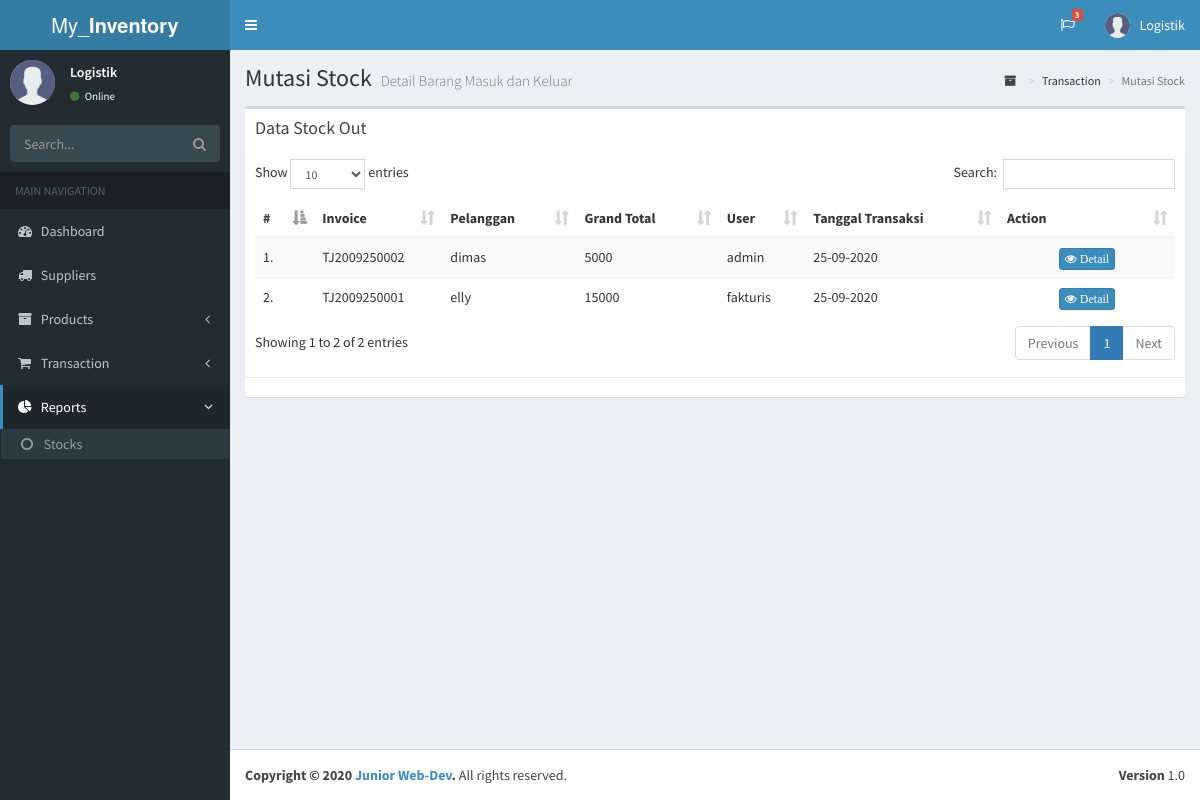
/index.php/report/get_sale, run on the app's committed database.
### tables this page shows
CREATE TABLE `tbl_user` (
  `user_id` int(11) NOT NULL,
  `username` varchar(50) NOT NULL,
  `password` varchar(50) NOT NULL,
  `level` int(11) NOT NULL,
  `created` datetime NOT NULL
);

CREATE TABLE `tbl_sale` (
  `sale_id` int(11) NOT NULL,
  `invoice` varchar(50) NOT NULL,
  `pelanggan_id` int(11) DEFAULT NULL,
  `total_price` int(11) NOT NULL,
  `discount` int(11) NOT NULL,
  `final_price` int(11) NOT NULL,
  `cash` int(11) NOT NULL,
  `remaning` int(11) NOT NULL,
  `note` text NOT NULL,
  `date` date NOT NULL,
  `user_id` int(11) NOT NULL,
  `created` datetime NOT NULL DEFAULT CURRENT_TIMESTAMP
);

CREATE TABLE `tbl_pelanggan` (
  `pelanggan_id` int(11) NOT NULL,
  `kode_pelanggan` varchar(50) NOT NULL,
  `nama_pelanggan` varchar(50) NOT NULL,
  `phone` varchar(15) NOT NULL,
  `alamat` text NOT NULL,
  `created` date DEFAULT NULL,
  `updated` timestamp NOT NULL DEFAULT CURRENT_TIMESTAMP
);

### application/libraries/Template_backend.php (called while the page is built)
<?php
class Template_backend{
	var $template_data = array();
	function set($name, $value){
		$this->template_data[$name] = $value;
	}
	function load($Template_backend = '', $view='', $view_data = array(), $return = FALSE){
        $this->CI =& get_instance();
        $this->set('backend', $this->CI->load->view($view, $view_data, TRUE));
        return $this->CI->load->view($Template_backend, $this->template_data, $return);
	}
}

### application/controllers/Report.php (called while the page is built, shortened)
<?php
class Report extends CI_Controller {
	public function get_sale(){
		$sale =	$this->report_model->get_sale();
		$item = $this->item_model->get()->result();
		$data = [
			'sale' => $sale,
			'item' => $item,
		];
		$this->template_backend->load('template_backend', 'report/sale/index', $data);
	}
}

### index.php (called while the page is built, shortened)
<?php
require_once BASEPATH.'core/CodeIgniter.php';

### application/models/Report_model.php (called while the page is built, shortened)
<?php
class Report_model extends CI_Model {
	public function get_sale($id = null){
		$this->db->select('*');
		$this->db->from('tbl_sale');
		$this->db->join('tbl_pelanggan', 'tbl_pelanggan.pelanggan_id = tbl_sale.pelanggan_id','left');
		$this->db->join('tbl_user', 'tbl_user.user_id = tbl_sale.user_id','left');
		$this->db->order_by('sale_id', 'desc');
		$query = $this->db->get();
		return $query;
	}
}

### application/helpers/fungsi_helper.php (called while the page is built, shortened)
<?php
function indo_date($date){
	$d = substr($date,8,2);
	$m = substr($date,5,2);
	$y = substr($date,0,4);
	return $d.'-'.$m.'-'.$y;
}

### application/libraries/User_login.php (called while the page is built, shortened)
<?php
class User_login
{
	protected $ci;
	public function __construct()
	{
        $this->ci =& get_instance();
	}
	function user_session(){
		$user_id	= $this->ci->session->userdata('user_id');
		$user_data 	= $this->ci->user_model->get($user_id)->row();
		return $user_data;
	}
}

### application/models/User_model.php (called while the page is built, shortened)
<?php
class User_model extends CI_Model {
	public function get($id = null){
		$this->db->select('*');
		$this->db->from('tbl_user');
		$this->db->order_by('user_id', 'desc');
		$query = $this->db->get();
		return $query;
	}
}

### application/views/report/sale/index.php (the view, shortened to what this page needs)
<section class="content-header">
	<h1>Mutasi Stock
		<small>Detail Barang Masuk dan Keluar</small>
	</h1>
	<ol class="breadcrumb">
		<li><a href=""><i class="fa fa-archive"></i></a></li>
		<li>Transaction</li>
		<li class="active">Mutasi Stock</li>
	</ol>
</section>
<section class="content">
	<div class="box">
		<div class="box-header">
			<h3 class="box-title">Data Stock Out</h3>
		</div>
		<div class="row">
            <div class="col-md-12">
                <div class="box box-widget">
                    <div class="box-body table-responsive">
                        <table class="table table-boredered table-striped" id="table1">
                            <thead>
                                <tr>
                                    <th>#</th>
                                    <th>Invoice</th>
                                    <th>Pelanggan</th>
                                    <th>Grand Total</th>
                                    <th>User</th>
                                    <th>Tanggal Transaksi</th>
                                    <th>Action</th>
                                </tr>
                            </thead>
                            <tbody id="sale_table">
                                <?php $no = 1;
									if ($sale->num_rows() > 0 ) {
										foreach ($sale->result() as $key => $sale) { ?>
											<tr>
												<td><?=$no++?>.</td>
												<td><?=$sale->invoice?></td>
												<td><?=$sale->nama_pelanggan?></td>
												<td><?=$sale->final_price?></td>
												<td><?=$sale->username?></td>
												<td><?=indo_date($sale->date)?></td>
												<td class="text-center" width="160px">
													<a class="btn btn-primary btn-xs" id="dtl" data-toggle="modal" data-target="#modal-detail"
														data-invoice		= "<?=$sale->invoice?>"
														data-nama_pelanggan	= "<?=$sale->nama_pelanggan?>"
														data-date	= "<?=indo_date($sale->date)?>"
														data-user	= "<?=$sale->username?>"
													>
														<i class="fa fa-eye"> Detail</i>
													</a>
												</td>
											</tr>
											<?php
										}
									}
									else{
										echo
											'<tr>
												<td colspan="8" class="text-center">Belum ada data pembelian</td>
											</tr>';
									}
								?>
                            </tbody>
                        </table>
                    </div>
                </div>
            </div>
        </div>
	</div>
</section>

### application/views/template_backend.php (shortened to what this page needs)
<!DOCTYPE html>
<html>
<head>
	<link rel="stylesheet" href="<?=base_url()?>assets/back-end/bower_components/bootstrap/dist/css/bootstrap.min.css">
	<link rel="stylesheet" href="<?=base_url()?>assets/back-end/bower_components/font-awesome/css/font-awesome.min.css">
	<link rel="stylesheet" href="<?=base_url()?>assets/back-end/bower_components/datatables.net-bs/css/dataTables.bootstrap.min.css">
	<link rel="stylesheet" href="<?=base_url()?>assets/back-end/dist/css/AdminLTE.min.css">
	<link rel="stylesheet" href="<?=base_url()?>assets/back-end/dist/css/skins/_all-skins.min.css">
</head>
<body class="hold-transition skin-blue sidebar-mini <?= $this->uri->segment(1) =='sales' ? 'sidebar-collapse' : null ?>" >
	<div class="wrapper">
		<header class="main-header">
			<a href="<?=base_url('dashboard')?>" class="logo">
				<span class="logo-lg">My_<b>Inventory</b></span>
			</a>
			<nav class="navbar navbar-static-top">
				<a href="#" class="sidebar-toggle" data-toggle="push-menu" role="button">
				</a>
				<div class="navbar-custom-menu">
					<ul class="nav navbar-nav">
						<li class="dropdown tasks-menu">
							<a href="#" class="dropdown-toggle" data-toggle="dropdown">
								<i class="fa fa-flag-o"></i>
								<span class="label label-danger">3</span>
							</a>
						</li>
						<li class="dropdown user user-menu">
							<a href="#" class="dropdown-toggle" data-toggle="dropdown">
								<img src="<?=base_url()?>assets/back-end/dist/img/user.jpg" class="user-image">
								<span class="hidden-xs"><?php echo ucfirst($this->user_login->user_session()->username) ?></span>
							</a>
						</li>
					</ul>
				</div>
			</nav>
		</header>
		<aside class="main-sidebar">
			<section class="sidebar">
				<div class="user-panel">
					<div class="pull-left image">
						<img src="<?=base_url()?>assets/back-end/dist/img/user.jpg" class="img-circle">
					</div>
					<div class="pull-left info">
						<p><?php echo ucfirst($this->user_login->user_session()->username) ?></p>
						<a href="#"><i class="fa fa-circle text-success"></i> Online</a>
					</div>
				</div>
				<form action="#" method="get" class="sidebar-form">
					<div class="input-group">
						<input type="text" name="q" class="form-control" placeholder="Search...">
						<span class="input-group-btn">
							<button type="submit" name="search" id="search-btn" class="btn btn-flat"><i class="fa fa-search"></i></button>
						</span>
					</div>
				</form>
				<ul class="sidebar-menu" data-widget="tree">
					<li class="header">MAIN NAVIGATION</li>
					<li <?= $this->uri->segment(1) == 'dashboard' || $this->uri->segment(1) == '' ? 'class="active"' : '' ?> >
						<a href="<?php echo site_url('dashboard') ?>"><i class="fa fa-dashboard"></i> <span>Dashboard</span></a>
					</li>
					<li <?= $this->uri->segment(1) == 'supplier' ? 'class="active"' : '' ?> >
						<a href="<?php echo site_url('supplier') ?>"><i class="fa fa-truck"></i> <span>Suppliers</span></a>
					</li>
					<li class="treeview <?= $this->uri->segment(1) == 'kategory' || $this->uri->segment(1) == 'unit' || $this->uri->segment(1) == 'item' ? 'active' : '' ?> ">
						<a href="#">
							<i class="fa fa-archive"></i> <span>Products</span>
							<span class="pull-right-container"><i class="fa fa-angle-left pull-right"></i></span>
						</a>
					</li>
					<li class="treeview <?= $this->uri->segment(1) == 'stock' || $this->uri->segment(1) == 'sales' ? 'active' : '' ?> ">
						<a href="#">
							<i class="fa fa-shopping-cart"></i> <span>Transaction</span>
							<span class="pull-right-container"><i class="fa fa-angle-left pull-right"></i></span>
						</a>
					</li>
					<li class="treeview  <?= $this->uri->segment(1) == 'report' || $this->uri->segment(2) == 'get_sale' ? 'active' : '' ?>  ">
						<a href="#">
							<i class="fa fa-pie-chart"></i> <span>Reports</span>
							<span class="pull-right-container"><i class="fa fa-angle-left pull-right"></i></span>
						</a>
						<ul class="treeview-menu">
							<li <?= $this->uri->segment(1) == 'report' && $this->uri->segment(2) == 'mutasi_stock' ? 'class="active"' : '' ?> >
								<a href="<?=site_url('report/mutasi_stock') ?>">
									<i class="fa fa-circle-o"></i> Stocks
								</a>
							</li>
						</ul>
					</li>
				</ul>
			</section>
		</aside>
		<div class="content-wrapper">
			<?php echo $backend ?>
		</div>
		<footer class="main-footer">
			<div class="pull-right hidden-xs">
				<b>Version</b> 1.0
			</div>
			<strong>Copyright &copy; <?php echo date('Y'); ?> <a href="alamat hithub">Junior Web-Dev</a>.</strong> All rights reserved.
		</footer>
	</div>
</body>
</html>

### data on the page
tbl_user: username "Logistik"
tbl_sale: invoice "TJ2009250002", pelanggan.nama_pelanggan "dimas", final_price "5000", user.username "admin", date "25-09-2020"
tbl_sale: invoice "TJ2009250001", pelanggan.nama_pelanggan "elly", final_price "15000", user.username "fakturis", date "25-09-2020"
